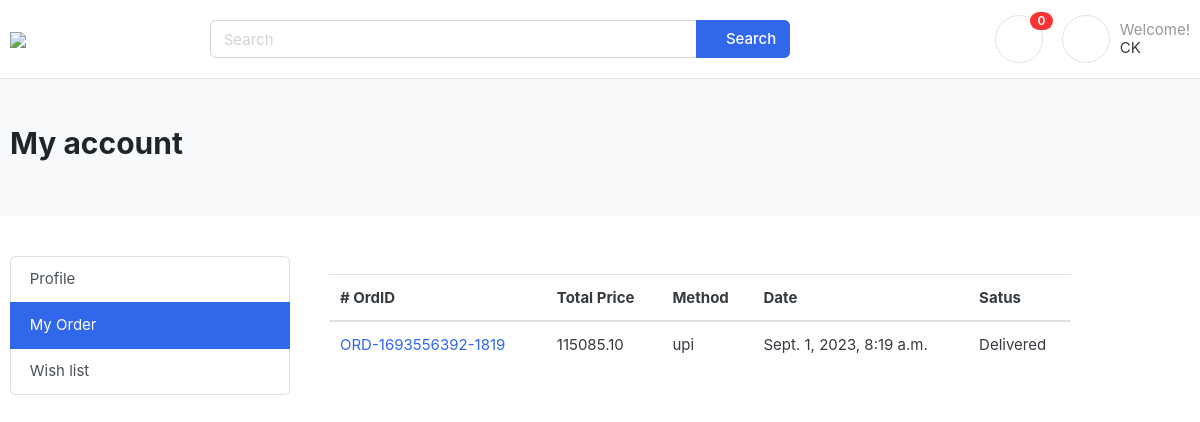
The app's page /user/myOrder/ (signed in) with its own data.
### account/models.py (models this page shows)
class Profile(AbstractUser):
    phone = models.BigIntegerField(null=True, blank=True)
    is_email_verified = models.BooleanField(default=False)
    profile_image = models.ImageField(upload_to="profile",null=True, blank=True)
    def get_cart_count(self):
        return CartItem.objects.filter(cart__is_paid=False, cart__user=self).count()

### order/models.py (models this page shows, shortened)
class Order(BaseModel):
    status_choice = (
        ("Order placed", "Order placed"),
        ("Shipped", "Shipped"),
        ("Delivered", "Delivered"),
        ("Cancelled", "Cancelled"),
    )
    user = models.ForeignKey(
        Profile, on_delete=models.CASCADE, related_name="orders", blank=True, null=True
    )
    session_id = models.CharField(max_length=100)
    payment = models.ForeignKey(
        Payment, on_delete=models.SET_NULL, blank=True, null=True
    )
    order_number = models.CharField(max_length=20)
    coupon_price = models.BigIntegerField(default=0)
    subtotal = models.BigIntegerField(default=0)
    discount = models.BigIntegerField(default=0)
    order_total = models.DecimalField(max_digits=10, decimal_places=2, default=0)
    address = models.ForeignKey(Address, on_delete=models.CASCADE)
    status = models.CharField(
        max_length=15, choices=status_choice, default="Order Pending"
    )
    is_orderd = models.BooleanField(default=False)
    class Meta:
        ordering = ["-created_at"]

class Payment(BaseModel):
    user = models.ForeignKey(Profile, on_delete=models.CASCADE, blank=True, null=True)
    session_id = models.CharField(max_length=100)
    payment_id = models.CharField(max_length=50)
    payment_method = models.CharField(max_length=100)
    amount_paid = models.CharField(max_length=10)
    status = models.CharField(max_length=50)

### user/views.py (the view)
# urls.py: path("myOrder/", views.myOrder, name="myOrder"),
def myOrder(request):
    return render(request, "profile/orders.html")

### templates/profile/orders.html
{% extends 'base.html' %}
{% load static %}
{% block content %}
<section class="section-pagetop bg">
    <div class="container">
        <h2 class="title-page">My account</h2>
    </div>
    </section>
<section class="section-content padding-y">
    <div class="container">
        <div class="row">
            <div class="col-3">
            <div class="list-group" id="list-tab" role="tablist">
                <a class="list-group-item list-group-item-action"href="{% url 'userprofile' %}" role="tab">Profile</a>
                <a class="list-group-item list-group-item-action active" href="{% url 'myOrder' %}">My Order</a>
                <a class="list-group-item list-group-item-action " href="{% url 'wishlist' %}" role="tab" aria-controls="messages">Wish list</a>
            </div>
            </div>
            <div class="col-8">
            <div class="tab-content" >
                {% if request.user.orders.all %}
                    <div class="card-body">
                        <div class="table-responsive">
                            <table class="table table-hover">
                                <thead>
                                    <tr>
                                        <th scope="col"># OrdID</th>
                                        <th scope="col">Total Price</th>
                                        <th scope="col">Method</th>
                                        <th scope="col">Date</th>
                                        <th scope="col">Satus</th>
                                    </tr>
                                </thead>
                                <tbody>
                                    {% for order in request.user.orders.all %}
                                    <tr>
                                        <td><a href={% url 'view_user_order' order.uid %}> {{order.order_number}}</a></td>
                                        <td>{{order.order_total}}</td>
                                        <td>{{order.payment.payment_method}}</td>
                                        <td>{{order.created_at}}</td>
                                        <td>
                                            {{order.status}}
                                     </td>
                                    </tr>
                                    {% endfor %}
                                </tbody>
                            </table>
                        </div>
                    </div>
                    {% else %}
                    <h3>No Order!<h3>
                    {% endif %}
    {% endblock %}

### templates/base.html (shortened to what this page needs)
{% load static %}
<!DOCTYPE HTML>
<html lang="en">
<head>
    <link href="{% static 'css/bootstrap.css' %}" rel="stylesheet" type="text/css"/>
    <link href="{% static 'fonts/fontawesome/css/all.min.css' %}" type="text/css" rel="stylesheet">
    <link href="{% static 'css/ui.css' %}" rel="stylesheet" type="text/css"/>
    <link href="/static/css/responsive.css" rel="stylesheet" media="only screen and (max-width: 1200px)" />
</head>
<body>
    <header class="section-header">
        <section class="header-main border-bottom">
            <div class="container">
                <div class="row align-items-center">
                    <div class="col-lg-2 col-6">
                        <a href="{% url 'index' %}" class="brand-wrap">
                            <img class="logo" src="{% static 'images/logo.png' %}">
                        </a>
                    </div>
                    <div class="col-lg-6 col-12 col-sm-12">
                        <form action="{% url 'search_result' %}" class="search">
                            <div class="input-group w-100">
                                <input type="text" name= "searched" onclick="toggleOverlay()" value="{{search}}" id="searched" class="form-control" placeholder="Search">
                                <div class="input-group-append">
                                    <button class="btn btn-primary" type="submit">
                                        <i class="fa fa-search"></i> Search
                                    </button>
                                </div>
                            </div>
                        </form>
                    </div>
                    <div class="col-lg-4 col-sm-6 col-12">
                        <div class="widgets-wrap float-lg-right">
                            {% if not request.resolver_match.view_name == 'cart' %}
                            <div class="widget-header  mr-3">
                                <a href="{% url 'cart' %}" class="icon icon-sm rounded-circle border"><i class="fa fa-shopping-cart"></i></a>
                                <span id = "cart_qty" class="badge badge-pill badge-danger notify">{{request.user.get_cart_count}}</span>
                            </div>
                            {% endif %}
                            <div class="widget-header icontext">
                                {% if request.user.is_authenticated %}
                                <div class="dropdown show">
                                    <a class="icon icon-sm rounded-circle border" href="#" role="button" id="dropdownMenuLink" data-toggle="dropdown" aria-haspopup="true" aria-expanded="false">
                                        <i class="fa fa-user"></i>
                                    </a>
                                </div>
                                <div class="text">
                                    <span class="text-muted">Welcome!</span> </br>
                                    {{request.user.first_name}}
                                    {% else %}
                                    <div>
                                        <a href="{% url 'login_page' %}">Sign in</a> |
                                        <a href="{% url 'register' %}"> Register</a>
                                    </div>
                                    {% endif %}
                                </div>
                            </div>
                        </div>
                    </div>
                </div>
            </div>
        </section>
    </header>
    {% block content %}
    {% endblock %}

### styles/css/ui.css (style rules this page uses)
html { font-family: "Inter", sans-serif; font-size: 15px; }
.icon-xs, .icon-sm, .icon-md, .icon-lg { display: inline-block; text-align: center; flex-shrink: 0; flex-grow: 0; }
.icon-sm { width: 48px; height: 48px; line-height: 48px !important; font-size: 20px; }
.padding-y { padding-top: 40px; padding-bottom: 40px; }
.bg { background-color: #f8f9fa; }
.title-page { color: #212529; }
.header-main { position: relative; padding-top: 1rem; padding-bottom: 1rem; }
.brand-wrap .logo, .navbar-brand .logo { margin-right: 7px; max-height: 42px; display: inline-block; }
.widget-header { display: inline-block; vertical-align: middle; position: relative; }
.widget-header a { color: #343a40; }
.widget-header i { color: #969696; }
.widget-header .notify { position: absolute; top: -3px; right: -10px; }
.icontext { display: inline-flex; align-items: center; vertical-align: middle; }
.icontext .text { width: 100%; line-height: 1.2; }
.icontext .icon { position: relative; margin-right: 10px; flex-shrink: 0; flex-grow: 0; }
.notify { position: absolute; top: -4px; right: -10px; display: inline-block; padding: 0.25em 0.6em; font-size: 12px; line-height: 1; text-align: center; border-radius: 3rem; color: #fff; background-color: #fa3434; }
.section-pagetop { padding: 45px 0; }

### templates/base.html (style rules this page uses)
* { box-sizing: border-box; }

### records on screen
Profile: user.get_cart_count "0", user.first_name "CK"
Order: order_number "ORD-1693556392-1819", order_total "115085.10", payment.payment_method "upi", created_at "Sept. 1, 2023, 8:19 a.m.", status "Delivered"
